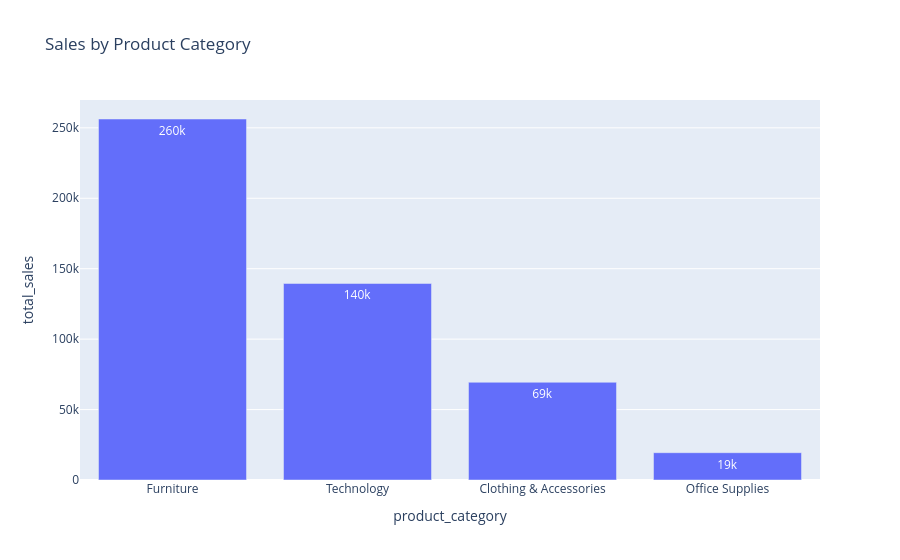

Notebook cell for this chart:
### Code cell
fig = px.bar(
    category_sales,
    x="product_category",
    y="total_sales",
    title="Sales by Product Category",
    text_auto=".2s",
)

fig.show()

### Figure 1 — Plotly figure (JSON) as saved in the notebook; plotly's stock layout.template omitted (floating-point values rounded to 4 significant figures)
{"data": [{"hovertemplate": "product_category=%{x}<br>total_sales=%{y}<extra></extra>", "legendgroup": "", "marker": {"color": "#636efa", "pattern": {"shape": ""}}, "name": "", "orientation": "v", "showlegend": false, "textposition": "auto", "texttemplate": "%{y:.2s}", "type": "bar", "x": ["Furniture", "Technology", "Clothing & Accessories", "Office Supplies"], "xaxis": "x", "y": [256300.0, 139500.0, 69380.0, 19390.0], "yaxis": "y"}], "layout": {"barmode": "relative", "legend": {"tracegroupgap": 0}, "title": {"text": "Sales by Product Category"}, "xaxis": {"anchor": "y", "domain": [0, 1], "title": {"text": "product_category"}}, "yaxis": {"anchor": "x", "domain": [0, 1], "title": {"text": "total_sales"}}}}
